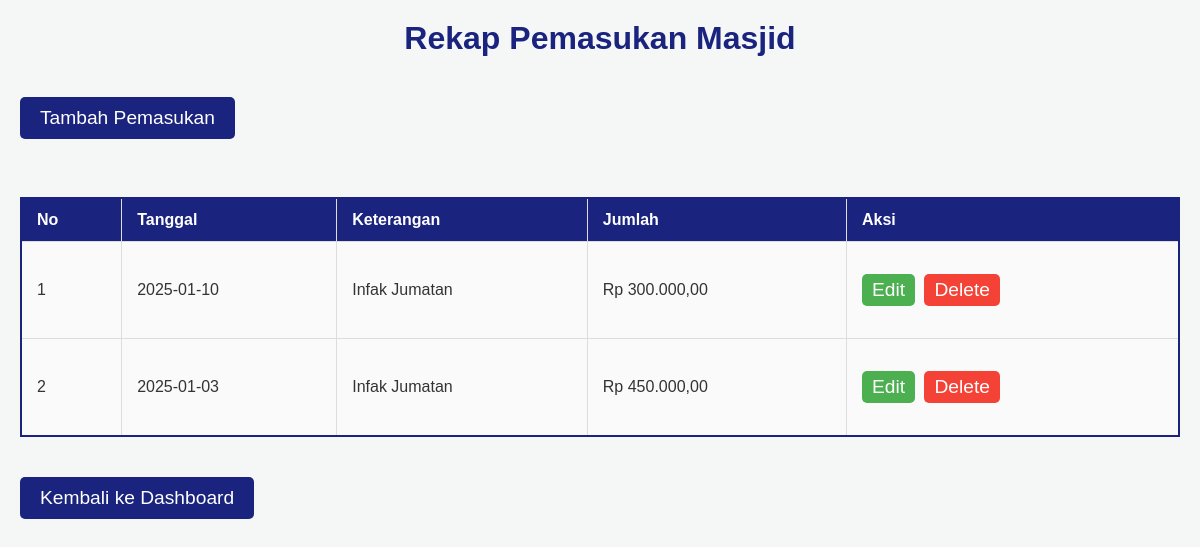
/pemasukan_masjid.php, run on the app's committed database.
### tables this page shows
CREATE TABLE `kas_masjid` (
  `id_km` int(11) NOT NULL,
  `tgl_km` date NOT NULL,
  `keterangan_km` varchar(200) NOT NULL,
  `masuk` decimal(15,2) DEFAULT 0.00,
  `keluar` decimal(15,2) DEFAULT 0.00,
  `jenis` enum('Masuk','Keluar') NOT NULL,
  `created_at` timestamp NOT NULL DEFAULT current_timestamp(),
  `updated_at` timestamp NOT NULL DEFAULT current_timestamp() ON UPDATE current_timestamp()
);

### pemasukan_masjid.php (the view, shortened to what this page needs)
<?php
include 'koneksi.php';
$query = "SELECT * FROM kas_masjid WHERE jenis = 'Masuk' ORDER BY tgl_km DESC";
$result = mysqli_query($conn, $query);
?>
<!DOCTYPE html>
<html lang="en">
<head>
    <link rel="stylesheet" href="tabel.css">
</head>
<body>
    <h1>Rekap Pemasukan Masjid</h1>
    <a href="update_pemasukanmasjid.php" class="tambah-pemasukan">Tambah Pemasukan</a><br><br>
    <table>
        <thead>
            <tr>
                <th>No</th>
                <th>Tanggal</th>
                <th>Keterangan</th>
                <th>Jumlah</th>
                <th>Aksi</th>
            </tr>
        </thead>
        <tbody>
            <?php
            $no = 1;
            while ($row = mysqli_fetch_assoc($result)) {
                echo "<tr>";
                echo "<td>" . $no++ . "</td>";
                echo "<td>" . $row['tgl_km'] . "</td>";
                echo "<td>" . $row['keterangan_km'] . "</td>";
                echo "<td>Rp " . number_format($row['masuk'], 2, ',', '.') . "</td>";
                echo "<td class='action-buttons'>
                        <a href='edit_pemasukanmasjid.php?id=" . $row['id_km'] . "' class='edit'>Edit</a>
                        <a href='delete_pemasukanmasjid.php?id=" . $row['id_km'] . "' class='delete' onclick='return confirm(\"Hapus data ini?\")'>Delete</a>
                        </td>";
                echo "</tr>";
            }
            ?>
        </tbody>
    </table>
    <a href="dashboard.php">
        <button>Kembali ke Dashboard</button>
    </a><br><br>
</body>
</html>

### tabel.css (style rules this page uses)
* { margin: 0; padding: 0; box-sizing: border-box; }
body { font-family: 'Arial', sans-serif; background-color: #f4f7f6; color: #333; margin: 0; padding: 20px; }
.tambah-pemasukan { font-size: 1.2em; color: white; background-color: #1A237E; padding: 10px 20px; text-decoration: none; border-radius: 5px; text-align: center; display: inline-block; margin-top: 20px; }
h1 { font-size: 2em; color: #1A237E; text-align: center; margin-bottom: 20px; }
table { width: 100%; border-collapse: collapse; margin-top: 20px; border: 2px solid #1A237E; }
th, td { padding: 12px 15px; text-align: left; border: 1px solid #ddd; }
th { background-color: #1A237E; color: #fff; }
td { background-color: #fafafa; }
.action-buttons a { text-decoration: none; padding: 5px 10px; border-radius: 5px; margin-right: 5px; }
.edit { background-color: #4CAF50; color: white; }
.delete { background-color: #f44336; color: white; }
button { background-color: #1A237E; color: white; padding: 10px 20px; border: none; border-radius: 5px; cursor: pointer; font-size: 1em; }
a { text-decoration: none; font-size: 1.2em; color: #1A237E; }
button, a { display: inline-block; margin: 20px auto; text-align: center; }

### data on the page
kas_masjid: tgl_km "2025-01-10", keterangan_km "Infak Jumatan", masuk "300.000,00"
kas_masjid: tgl_km "2025-01-03", keterangan_km "Infak Jumatan", masuk "450.000,00"
